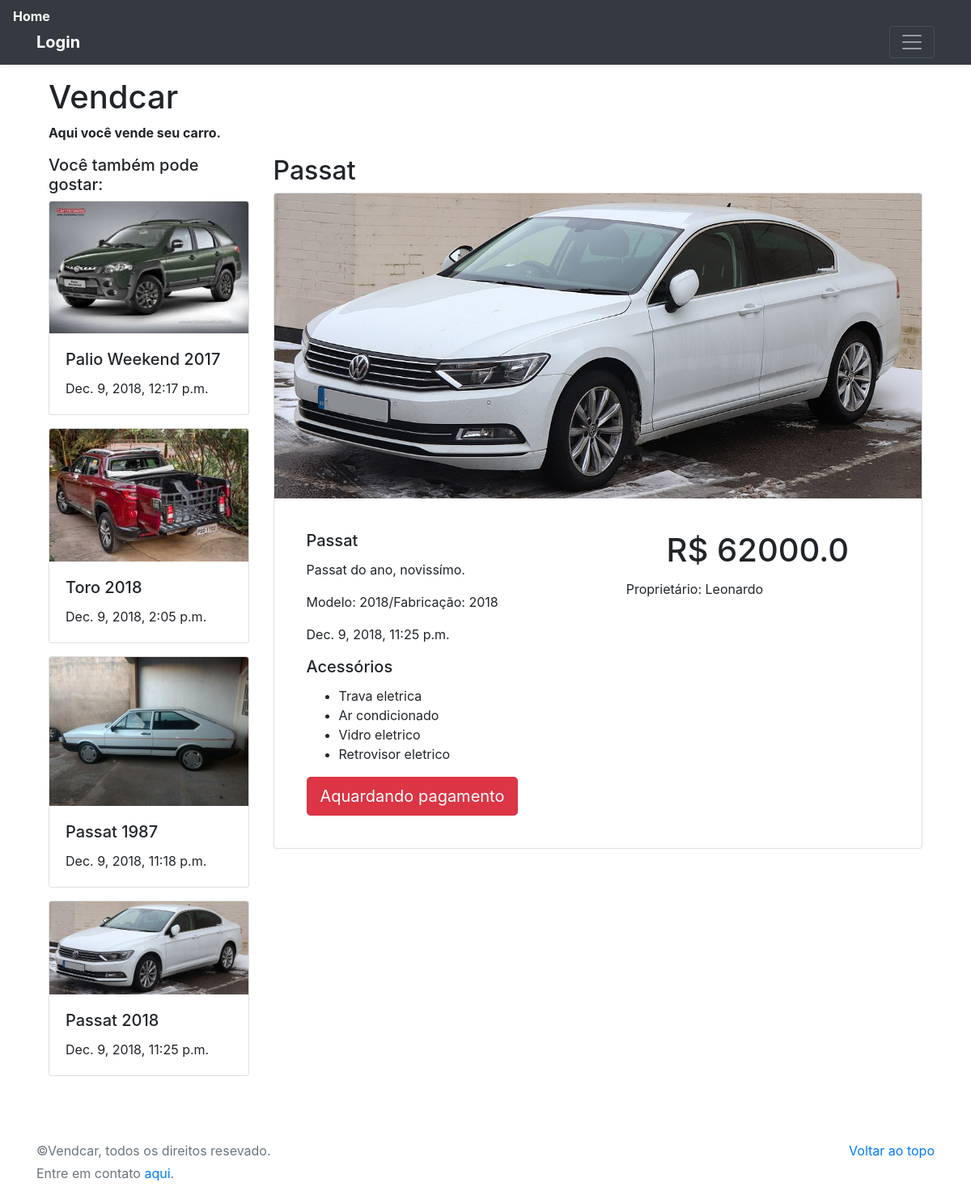
The app's page /detalhes/15 with its own data.
### store/models.py (models this page shows, shortened)
class Carro(models.Model):
	marca = models.ForeignKey(Marca, on_delete = models.CASCADE, related_name='carros')
	user = models.ForeignKey(User, on_delete = models.CASCADE, related_name='meus_carros')
	modelo = models.CharField(max_length=100)
	ano_modelo = models.CharField(max_length=4)
	ano_fabricacao = models.CharField(max_length=4)
	numero_de_portas = models.IntegerField(default=2)
	descricao = models.TextField(null=True, blank=True)
	preco = models.FloatField(default=0)
	data_do_anuncio = models.DateTimeField(auto_now_add=True, null=True, blank=True)
	foto = models.ImageField(null=True, blank=True, upload_to = 'media/')
	acessorio = models.ManyToManyField(Acessorio,blank=True)

class Acessorio(models.Model):
	nome = models.CharField(max_length=256)
	def __str__(self):
		return self.nome

### store/views.py (the view)
# urls.py: path('detalhes/<int:carro_id>', views.detalhes, name='detalhes'),
def detalhes(request, carro_id):
	carro = Carro.objects.get(id=carro_id)
	sugestoes = Carro.objects.filter(descricao__contains=carro.modelo) | Carro.objects.filter(ano_fabricacao=carro.ano_fabricacao)
	return render(request, 'store/carro.html', {'carro':carro, 'sugestoes':sugestoes})

### store/templates/store/carro.html
{% extends "store/base.html" %}
{% block body %}
<dir class="container">
  <div class="row">
    <div class="col-md-12">
      <h1>Vendcar</h1>
        <strong><p>Aqui você vende seu carro.</p></strong>
    </div>
  </div>
  <div class="row">
    <div class="col-md-3">
      <h5>Você também pode gostar:</h5>
      {% if sugestoes %}
      {% for sugestao in sugestoes %}
        <div class="card mb-3">
          <a href="{% url 'detalhes' sugestao.id %}">
          <img class="card-img-top" src="{{sugestao.foto}}" alt="{{sugestao.modelo}}">
          </a>
          <div class="card-body">
            <h5 class="card-title">{{sugestao.modelo}} {{sugestao.ano_modelo}}</h5>
            <p class="card-text">{{sugestao.data_do_anuncio}}</p>
          </div>
        </div>
      {% endfor %}
      {% else %}
      <h5>Opa! Nenhuma sugestão =(</h5>
      {% endif %}
    </div>
    <div class="col-md-9">
        <h2>{{carro.modelo}}</h2>
        <div class="card mb-3">
          <img class="card-img-top" src="{{carro.foto}}" alt="{{carro.modelo}}">
          <div class="card-body">
            <div class="row">
          <div class="col-sm-6">
            <div class="card border-0">
              <div class="card-body">
                <h5 class="card-title">{{carro.modelo}}</h5>
            <p class="card-text">{{carro.descricao}}</p>
            <p class="card-text">Modelo: {{carro.ano_modelo}}/Fabricação: {{ carro.ano_fabricacao }}</p>
            <p class="card-text">{{carro.data_do_anuncio}}</p>
             <h5 class="card-title">Acessórios</h5>
             {% if carro.acessorio.all %}
             <ul>
               {% for acessorio in carro.acessorio.all %}
                  <li>{{acessorio}}</li>
               {% endfor %}
             </ul>
             {% else %}
                <p>O veiculo não possui acessórios!</p>
             {% endif %}
            <div class="btn-group">
            {% if carro.user.username != user.username %}
              {% if carro.venda %}
                 <button class="btn btn-danger btn-lg">Aquardando pagamento</button>
              {% else %}
              <a class="btn btn-primary btn-lg" href="{% url 'venda' carro.id %}" title="">COMPRAR</a>
              {% endif%}
            {% else %}
            <a class="btn btn-warning btn-lg" href="{% url 'editar' carro.id %}" title="">EDITAR</a>
            <a class="btn btn-danger btn-lg" href="{% url 'apagar' carro.id %}" onclick="return confirm('Deseja mesmo apagar o anuncio?')">APAGAR</a>
            {% endif %}
            </div>
              </div>
            </div>
          </div>
          <div class="col-sm-6">
            <div class="card border-0">
              <div class="card-body">
                <h1 class="card-title text-center">R$ {{carro.preco}}</h1>
                <p class="card-text">Proprietário: {{carro.user.username}}</p>
              </div>
            </div>
          </div>
        </div>
    </div>
  </div>
   </div>
 </div>
</dir>
{% endblock %}

### media/css/style.css (style rules this page uses)
:root { --jumbotron-padding-y: 3rem; }

### records on screen
Carro: foto (picture), modelo "Palio Weekend", ano_modelo "2017", data_do_anuncio "Dec. 9, 2018, 12:17 p.m."
Carro: foto (picture), modelo "Toro", ano_modelo "2018", data_do_anuncio "Dec. 9, 2018, 2:05 p.m."
Carro: foto (picture), modelo "Passat", ano_modelo "1987", data_do_anuncio "Dec. 9, 2018, 11:18 p.m."
Carro: foto (picture), modelo "Passat", ano_modelo "2018", data_do_anuncio "Dec. 9, 2018, 11:25 p.m.", descricao "Passat do ano, novissímo.", ano_fabricacao "2018", preco "62000.0", user.username "Leonardo"
Acessorio: nome "Trava eletrica"
Acessorio: nome "Ar condicionado"
Acessorio: nome "Vidro eletrico"
Acessorio: nome "Retrovisor eletrico"
